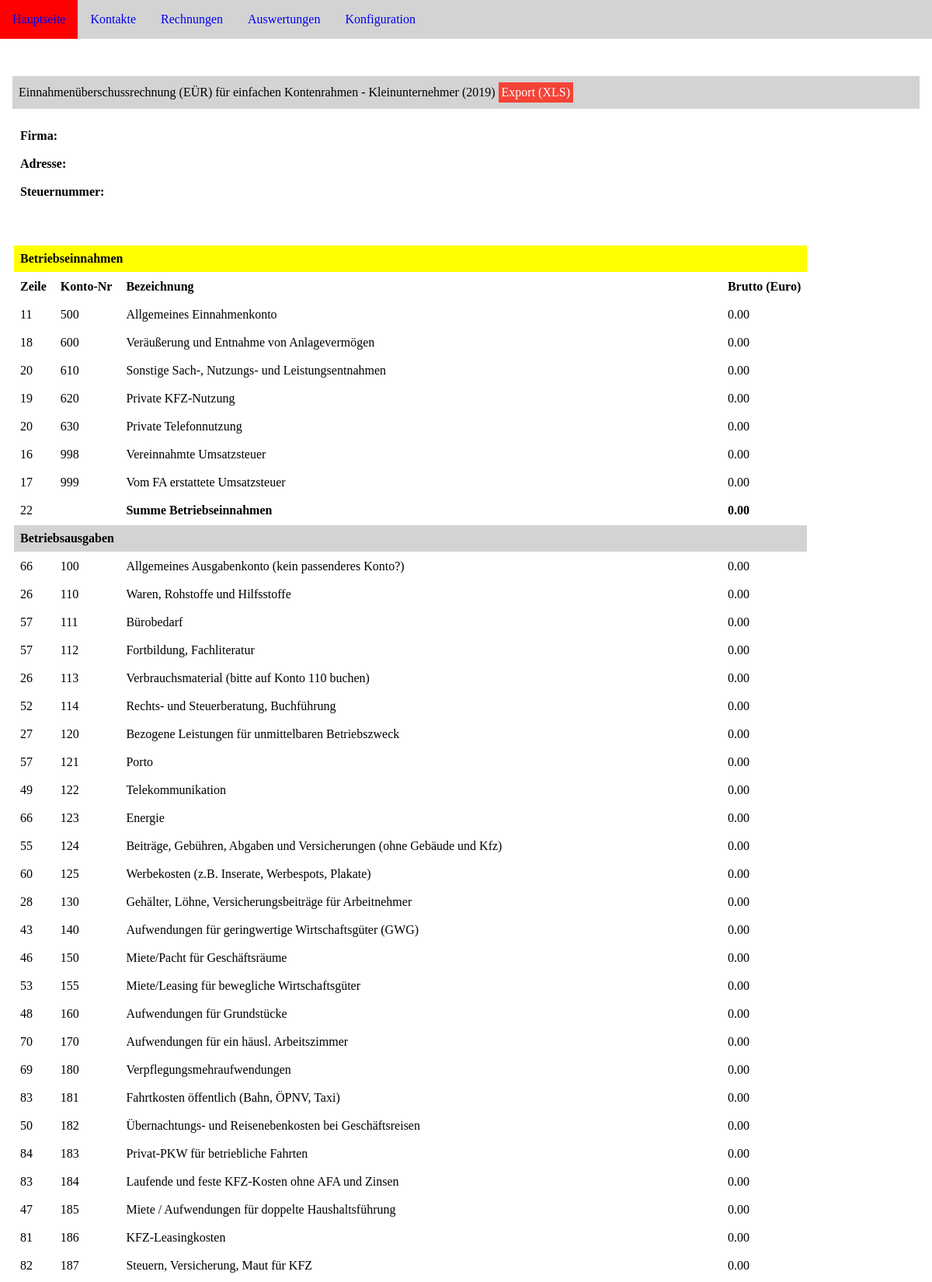
The app's page /auswertungen/eur.php (upper part) with its own data.
### tables this page shows
CREATE TABLE `kontenrahmen` (
  `id_konto` int(11) NOT NULL,
  `konto_nr` int(11) DEFAULT NULL,
  `bezeichnung` varchar(250) DEFAULT NULL,
  `typ` varchar(1) NOT NULL COMMENT 'A=Ausgaben, E=Einnahmen',
  `zeile_nr` int(11) DEFAULT NULL
);

### auswertungen/eur.php (the view, shortened to what this page needs)
<!DOCTYPE html>
<html lang="de">
<head>
<link rel="stylesheet" href="../css/style.css" />
</head>
<body>
<?php
include("../include/menu.php");
@require_once("../include/config.inc.php");
$jr=date("Y");
?>
<div class="table">
<p class="header">Einnahmenüberschussrechnung (EÜR) für einfachen Kontenrahmen - Kleinunternehmer (<?=$jr;?>)
	<a class="btn" onclick="fnExcelReport('tabelle');">Export (XLS)</a>
</p>
<?php
$arr_kontenrahmen=array();
$a=0;
if ($stmt2 = $mysqli -> prepare("SELECT konto_nr, bezeichnung, zeile_nr, typ FROM kontenrahmen ORDER BY konto_nr ASC")) {
	  $stmt2 -> execute();
	  $stmt2 -> bind_result($konto_nr, $bez, $zeile_nr, $typ);
	  while ($stmt2 -> fetch()){
	  	  $arr_kontenrahmen[$a][0]=$konto_nr;
	  	  $arr_kontenrahmen[$a][1]=$bez;
	  	  $arr_kontenrahmen[$a][2]=$zeile_nr;
	  	  $arr_kontenrahmen[$a][3]=$typ;
	  	  $a++;
	  }
}
$gesamt_einnahmen_konten=0;
$firma_name=$firma_adr=$firma_plz=$firma_ort=$firma_steuernr="";
if ($stmt2 = $mysqli -> prepare("SELECT kunde_id, firma, strasse, plz, ort, steuer_nr FROM kunden WHERE typ='F'")) {
  $stmt2 -> execute();
  $stmt2 -> bind_result($id, $firma_name, $firma_adr, $firma_plz, $firma_ort, $firma_steuernr);
}
?>
<table>
<tbody>
<tr>
<td><b>Firma:</b></td><td><?=$firma_name;?></td>
</tr>
<tr>
<td><b>Adresse:</b></td><td><?=$firma_adr;?><br><?=$firma_plz;?> <?=$firma_ort;?></td>
</tr>
<tr>
<td><b>Steuernummer:</b></td><td><?=$firma_steuernr;?></td>
</tr>
</tbody>
</table>
</div>
<div class="table">
<table id="tabelle">
<thead>
<tr><th colspan="4" style="background-color: yellow;">Betriebseinnahmen</th></tr>
<tr>
<th>Zeile</th>
<th>Konto-Nr</th>
<th>Bezeichnung</th>
<th>Brutto (Euro)</th>
</tr>
</thead>
<tbody>
<?php
for ($i=0;$i<count($arr_kontenrahmen);$i++){
	if ($arr_kontenrahmen[$i][3]=="E"){
		$ktnr=$arr_kontenrahmen[$i][0];
		$bez=$arr_kontenrahmen[$i][1];
		$zeilenr=$arr_kontenrahmen[$i][2];
		$brutto=0;
		?>
		<tr>
			<td><?=$zeilenr;?></td>
			<td><?=$ktnr;?></td>
			<td><?=$bez;?></td>
			<td><?=number_format($brutto,2);?></td>
		</tr>
		<?php
	}
}
?>
<tr>
<td>22</td>
<td></td>
<td><b>Summe Betriebseinnahmen</b></td>
<td><b><?=number_format($gesamt_einnahmen_konten,2);?></b></td>
</tr>
<tr><th colspan="4" style="background-color: lightgrey;">Betriebsausgaben</th></tr>
<?php
for ($i=0;$i<count($arr_kontenrahmen);$i++){
	if ($arr_kontenrahmen[$i][3]=="A"){
		$ktnr=$arr_kontenrahmen[$i][0];
		$bez=$arr_kontenrahmen[$i][1];
		$zeilenr=$arr_kontenrahmen[$i][2];
		$brutto=0;
		?>
		<tr>
			<td><?=$zeilenr;?></td>
			<td><?=$ktnr;?></td>
			<td><?=$bez;?></td>
			<td><?=number_format($brutto,2);?></td>
		</tr>
		<?php
	}
}
?>
</tbody>
</table>
</div>
</body>
</html>

### include/menu.php (shortened to what this page needs)
<ul class="topnav">
<li><a href="<?=$_SESSION['root_path'];?>/index.php">Hauptseite</a></li>
<li class="dropdown">
  <a href="javascript:void(0)" class="dropbtn">Kontakte</a>
</li>
<li class="dropdown">
  <a href="javascript:void(0)" class="dropbtn">Rechnungen</a>
</li>
<li class="dropdown">
  <a href="javascript:void(0)" class="dropbtn">Auswertungen</a>
</li>
<li class="dropdown">
  <a href="javascript:void(0)" class="dropbtn">Konfiguration</a>
</li>
</ul>

### css/style.css (style rules this page uses)
body { margin: 0; }
ul.topnav { list-style-type: none; margin: 0; padding: 0; overflow: hidden; background-color: lightgrey; }
ul.topnav li { float: left; }
ul.topnav li a { display: block; text-align: center; padding: 1em; text-decoration: none; }
li.dropdown { display: inline-block; }
.table { padding: 1em; margin-top: 1em; }
.table th { padding: 0.5em; text-align: left; }
.table td { padding: 0.5em; text-align: left; }
.header { background-color: lightgrey; padding: 0.5em; }
.btn { background-color: #f44336; color: white; padding: 0.25em; text-align: center; text-decoration: none; display: inline-block; }

### records on screen
kontenrahmen: zeile_nr "11", konto_nr "500", bezeichnung "Allgemeines Einnahmenkonto", typ "0.00"
kontenrahmen: zeile_nr "18", konto_nr "600", bezeichnung "Veräußerung und Entnahme von Anlagevermögen", typ "0.00"
kontenrahmen: zeile_nr "20", konto_nr "610", bezeichnung "Sonstige Sach-, Nutzungs- und Leistungsentnahmen", typ "0.00"
kontenrahmen: zeile_nr "19", konto_nr "620", bezeichnung "Private KFZ-Nutzung", typ "0.00"
kontenrahmen: zeile_nr "20", konto_nr "630", bezeichnung "Private Telefonnutzung", typ "0.00"
kontenrahmen: zeile_nr "16", konto_nr "998", bezeichnung "Vereinnahmte Umsatzsteuer", typ "0.00"
kontenrahmen: zeile_nr "17", konto_nr "999", bezeichnung "Vom FA erstattete Umsatzsteuer", typ "0.00"
kontenrahmen: zeile_nr "66", konto_nr "100", bezeichnung "Allgemeines Ausgabenkonto (kein passenderes Konto?)", typ "0.00"
kontenrahmen: zeile_nr "26", konto_nr "110", bezeichnung "Waren, Rohstoffe und Hilfsstoffe", typ "0.00"
kontenrahmen: zeile_nr "57", konto_nr "111", bezeichnung "Bürobedarf", typ "0.00"
kontenrahmen: zeile_nr "57", konto_nr "112", bezeichnung "Fortbildung, Fachliteratur", typ "0.00"
kontenrahmen: zeile_nr "26", konto_nr "113", bezeichnung "Verbrauchsmaterial (bitte auf Konto 110 buchen)", typ "0.00"
kontenrahmen: zeile_nr "52", konto_nr "114", bezeichnung "Rechts- und Steuerberatung, Buchführung", typ "0.00"
kontenrahmen: zeile_nr "27", konto_nr "120", bezeichnung "Bezogene Leistungen für unmittelbaren Betriebszweck", typ "0.00"
kontenrahmen: zeile_nr "57", konto_nr "121", bezeichnung "Porto", typ "0.00"
kontenrahmen: zeile_nr "49", konto_nr "122", bezeichnung "Telekommunikation", typ "0.00"
kontenrahmen: zeile_nr "66", konto_nr "123", bezeichnung "Energie", typ "0.00"
kontenrahmen: zeile_nr "55", konto_nr "124", bezeichnung "Beiträge, Gebühren, Abgaben und Versicherungen (ohne Gebäude und Kfz)", typ "0.00"
kontenrahmen: zeile_nr "60", konto_nr "125", bezeichnung "Werbekosten (z.B. Inserate, Werbespots, Plakate)", typ "0.00"
kontenrahmen: zeile_nr "28", konto_nr "130", bezeichnung "Gehälter, Löhne, Versicherungsbeiträge für Arbeitnehmer", typ "0.00"
kontenrahmen: zeile_nr "43", konto_nr "140", bezeichnung "Aufwendungen für geringwertige Wirtschaftsgüter (GWG)", typ "0.00"
kontenrahmen: zeile_nr "46", konto_nr "150", bezeichnung "Miete/Pacht für Geschäftsräume", typ "0.00"
kontenrahmen: zeile_nr "53", konto_nr "155", bezeichnung "Miete/Leasing für bewegliche Wirtschaftsgüter", typ "0.00"
kontenrahmen: zeile_nr "48", konto_nr "160", bezeichnung "Aufwendungen für Grundstücke", typ "0.00"
kontenrahmen: zeile_nr "70", konto_nr "170", bezeichnung "Aufwendungen für ein häusl. Arbeitszimmer", typ "0.00"
kontenrahmen: zeile_nr "69", konto_nr "180", bezeichnung "Verpflegungsmehraufwendungen", typ "0.00"
kontenrahmen: zeile_nr "83", konto_nr "181", bezeichnung "Fahrtkosten öffentlich (Bahn, ÖPNV, Taxi)", typ "0.00"
kontenrahmen: zeile_nr "50", konto_nr "182", bezeichnung "Übernachtungs- und Reisenebenkosten bei Geschäftsreisen", typ "0.00"
kontenrahmen: zeile_nr "84", konto_nr "183", bezeichnung "Privat-PKW für betriebliche Fahrten", typ "0.00"
kontenrahmen: zeile_nr "83", konto_nr "184", bezeichnung "Laufende und feste KFZ-Kosten ohne AFA und Zinsen", typ "0.00"
kontenrahmen: zeile_nr "47", konto_nr "185", bezeichnung "Miete / Aufwendungen für doppelte Haushaltsführung", typ "0.00"
kontenrahmen: zeile_nr "81", konto_nr "186", bezeichnung "KFZ-Leasingkosten", typ "0.00"
kontenrahmen: zeile_nr "82", konto_nr "187", bezeichnung "Steuern, Versicherung, Maut für KFZ", typ "0.00"

### other values on screen
$jr "2019"
$gesamt_einnahmen_konten "0.00"
